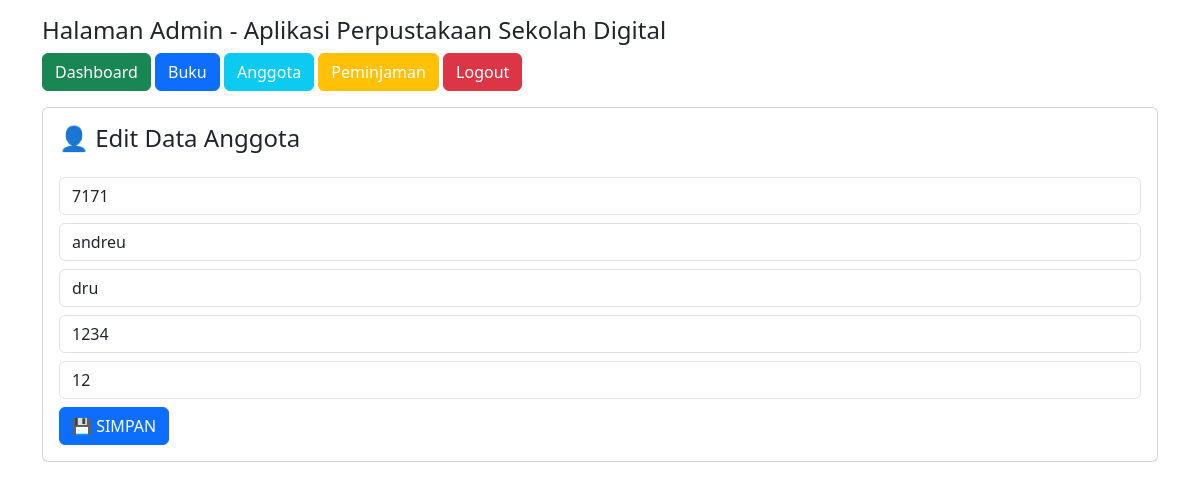
The app's page /admin/dashboard.php?halaman=edit_anggota&id=20 (signed in) with its own data.
### tables this page shows
CREATE TABLE `anggota` (
  `id_anggota` int(11) NOT NULL,
  `nis` varchar(20) NOT NULL,
  `nama_anggota` varchar(50) NOT NULL,
  `username` varchar(50) NOT NULL,
  `password` varchar(50) NOT NULL,
  `kelas` varchar(35) NOT NULL
);

### admin/edit_anggota.php (the view, shortened to what this page needs)
<?php
include '../koneksi.php';
$id = $_GET['id'];
$query_anggota = mysqli_query($koneksi, "SELECT * FROM anggota WHERE id_anggota='$id'");
$data_anggota = mysqli_fetch_array($query_anggota);
?>
<h4>👤 Edit Data Anggota</h4>
<form method="post" action="#" class="mt-3">
    <input value="<?= $data_anggota['nis'] ?>" name="nis" type="number" class="form-control mb-2" placeholder="NIS" required>
    <input value="<?= $data_anggota['nama_anggota'] ?>" name="nama_anggota" type="text" class="form-control mb-2" placeholder="Nama Anggota" required>
    <input value="<?= $data_anggota['username'] ?>" name="username" type="text" class="form-control mb-2" placeholder="Username" required>
    <input value="<?= $data_anggota['password'] ?>" name="password" type="text" class="form-control mb-2" placeholder="Password" required>
    <input value="<?= $data_anggota['kelas'] ?>" name="kelas" type="text" class="form-control mb-2" placeholder="Kelas" required>
    <button name="tombol" type="submit" class="btn btn-primary">💾 SIMPAN</button>
</form>

### records on screen
anggota: nis "7171", nama_anggota "andreu", username "dru", password "1234", kelas "12"
